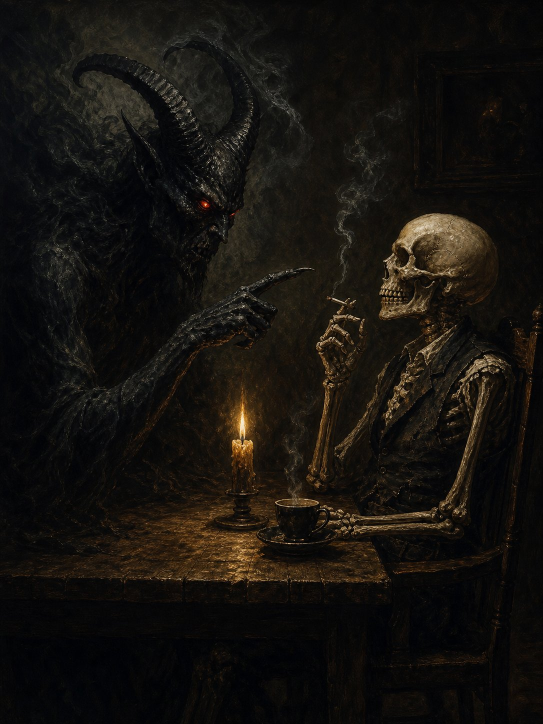
#> input picture demon_and_skeleton_karma.jpg, 1086 x 1448 px, found by its file name (shown at 1/2 size)
$ python render_final_karma_demon_skeleton.py
#> lines starting #> are read from the running program, lines starting #| are printed output that depends on the picture
from PIL import Image, ImageDraw, ImageFont

def render_slide1(base_path, output_path):
#> called with base_path = '/home/user/demon_and_skeleton_karma.jpg'
    img = Image.open(base_path)
#> img is the input picture: PIL image 1086x1448 RGB; mean R, G, B 21.5, 18.5, 14.4
    w, h = img.size
#> w = 1086; h = 1448

    # Proper crop preserving 3:4 aspect ratio focusing on the Demon on the left
    zoom_factor = 0.72
    crop_w = int(w * zoom_factor)
#> crop_w = 781
    crop_h = int(h * zoom_factor)
#> crop_h = 1042

    crop_x0 = 0
    crop_y0 = int(h * 0.02)
#> crop_y0 = 28
    crop_x1 = crop_x0 + crop_w
#> crop_x1 = 781
    crop_y1 = crop_y0 + crop_h
#> crop_y1 = 1070

    cropped = img.crop((crop_x0, crop_y0, crop_x1, crop_y1))
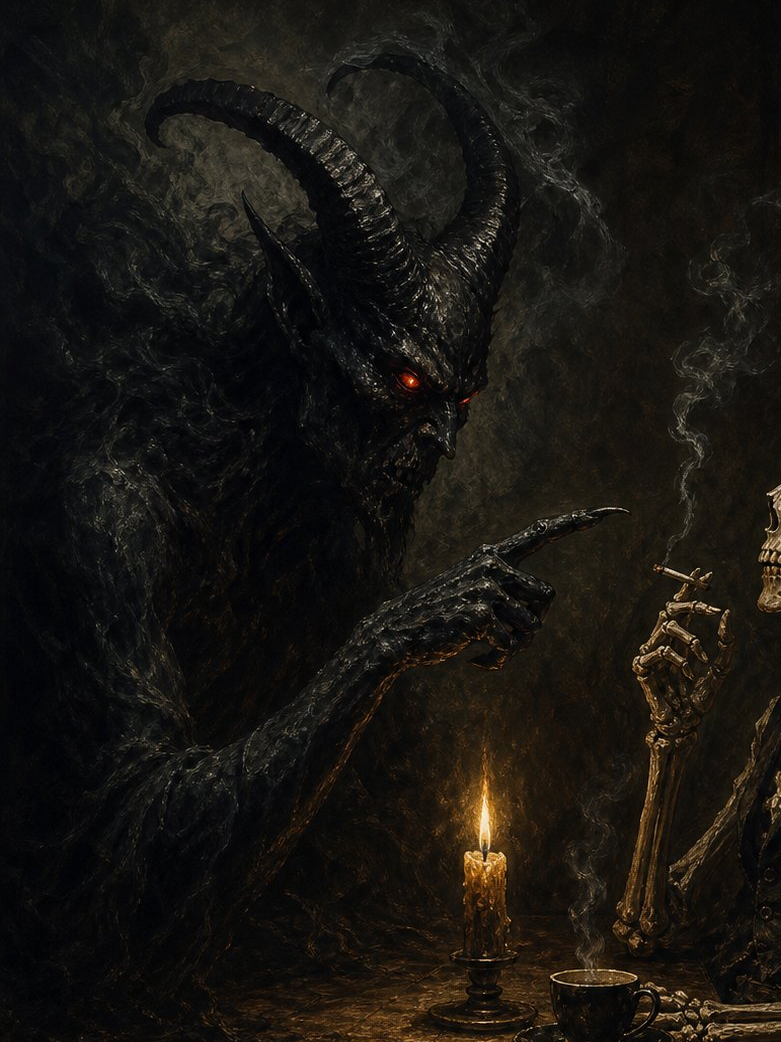
#> cropped: PIL image 781x1042 RGB; mean R, G, B 24, 21.3, 16.9
    slide1_base = cropped.resize((w, h), Image.Resampling.LANCZOS).convert("RGBA")

    overlay = Image.new("RGBA", (w, h), (0, 0, 0, 0))
#> overlay: PIL image 1086x1448 RGBA; every value is 0
    draw = ImageDraw.Draw(overlay)

    font_quote = ImageFont.truetype("/home/user/fonts/Roboto-Bold.ttf", int(h * 0.038))
    font_text = ImageFont.truetype("/home/user/fonts/Roboto-Bold.ttf", int(h * 0.024))

    text = "karma itu tidak ada"

    pad_x = int(w * 0.055)
#> pad_x = 59
    pad_y = int(h * 0.018)
#> pad_y = 26

    bbox = draw.textbbox((0, 0), text, font=font_text)
#> bbox = (0, 6, 332, 32)
    txt_w = bbox[2] - bbox[0]
#> txt_w = 332
    txt_h = bbox[3] - bbox[1]
#> txt_h = 26

    box_w = txt_w + (pad_x * 2)
#> box_w = 450
    box_h = txt_h + (pad_y * 2) + int(h * 0.005)
#> box_h = 85

    box_x0 = (w - box_w) // 2
#> box_x0 = 318
    box_y0 = int(h * 0.52)
#> box_y0 = 752
    box_x1 = box_x0 + box_w
#> box_x1 = 768
    box_y1 = box_y0 + box_h
#> box_y1 = 837

    # Draw rounded transparent black box
    draw.rounded_rectangle([box_x0, box_y0, box_x1, box_y1], radius=14, fill=(0, 0, 0, 185))

    # Quote mark at top-left
    draw.text((box_x0 + int(w * 0.03), box_y0 - int(h * 0.022)), "“", font=font_quote, fill=(255, 255, 255, 255))

    # Text centered in box
    draw.text((box_x0 + pad_x, box_y0 + pad_y), text, font=font_text, fill=(255, 255, 255, 255))

    res = Image.alpha_composite(slide1_base, overlay).convert("RGB")
    res.save(output_path, quality=98)
    print(f"Slide 1 saved: {output_path}")

def render_slide2(base_path, output_path):
#> called with base_path = '/home/user/demon_and_skeleton_karma.jpg'
    img = Image.open(base_path).convert("RGBA")
#> img: PIL image 1086x1448 RGBA
    w, h = img.size
#> w = 1086; h = 1448

    overlay = Image.new("RGBA", (w, h), (0, 0, 0, 0))
    draw = ImageDraw.Draw(overlay)

    font_quote = ImageFont.truetype("/home/user/fonts/Roboto-Bold.ttf", int(h * 0.038))
    font_text = ImageFont.truetype("/home/user/fonts/Roboto-Bold.ttf", int(h * 0.0215))

    lines = [
        "itu hanyalah konsep untuk menghibur",
        "korban yang tertindas, orang yang jahat",
        "padamu tidak selalu akan mendapat",
        "ganjarannya, bisa jadi dia hidup",
        "bahagia tanpa merasa bersalah, maka",
        "bertindaklah jangan diam saja!"
    ]

    line_h = int(h * 0.032)
#> line_h = 46
    pad_x = int(w * 0.055)
#> pad_x = 59
    pad_y = int(h * 0.020)
#> pad_y = 28

    max_txt_w = max(draw.textbbox((0, 0), line, font=font_text)[2] - draw.textbbox((0, 0), line, font=font_text)[0] for line in lines)
#> max_txt_w = 627
    box_w = max_txt_w + (pad_x * 2)
#> box_w = 745
    box_h = (len(lines) * line_h) + (pad_y * 2)

    box_x0 = (w - box_w) // 2
#> box_x0 = 170
    box_y0 = int(h * 0.58)
    box_x1 = box_x0 + box_w
#> box_x1 = 915
    box_y1 = box_y0 + box_h

    # Draw rounded transparent black box
    draw.rounded_rectangle([box_x0, box_y0, box_x1, box_y1], radius=16, fill=(0, 0, 0, 185))

    # Quote mark at top-left
    draw.text((box_x0 + int(w * 0.03), box_y0 - int(h * 0.022)), "“", font=font_quote, fill=(255, 255, 255, 255))

    # Text left-aligned in box
    start_y = box_y0 + pad_y
    for i, line in enumerate(lines):
        x = box_x0 + pad_x
        y = start_y + i * line_h
        draw.text((x, y), line, font=font_text, fill=(255, 255, 255, 255))

    res = Image.alpha_composite(img, overlay).convert("RGB")
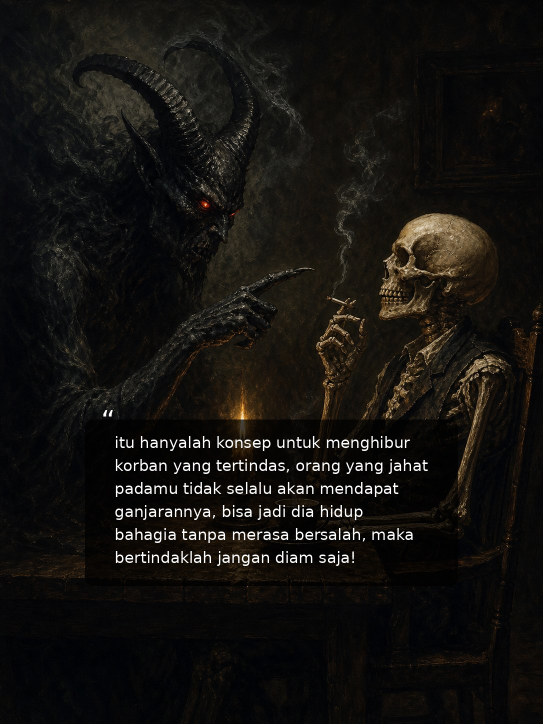
#> res: PIL image 1086x1448 RGB (shown at 1/2 size); mean R, G, B 20.9, 19, 16.1
    res.save(output_path, quality=98)
    print(f"Slide 2 saved: {output_path}")

render_slide1('/home/user/demon_and_skeleton_karma.jpg', '/home/user/slide1_karma_iblis_tengkorak.jpg')
render_slide2('/home/user/demon_and_skeleton_karma.jpg', '/home/user/slide2_karma_iblis_tengkorak.jpg')
